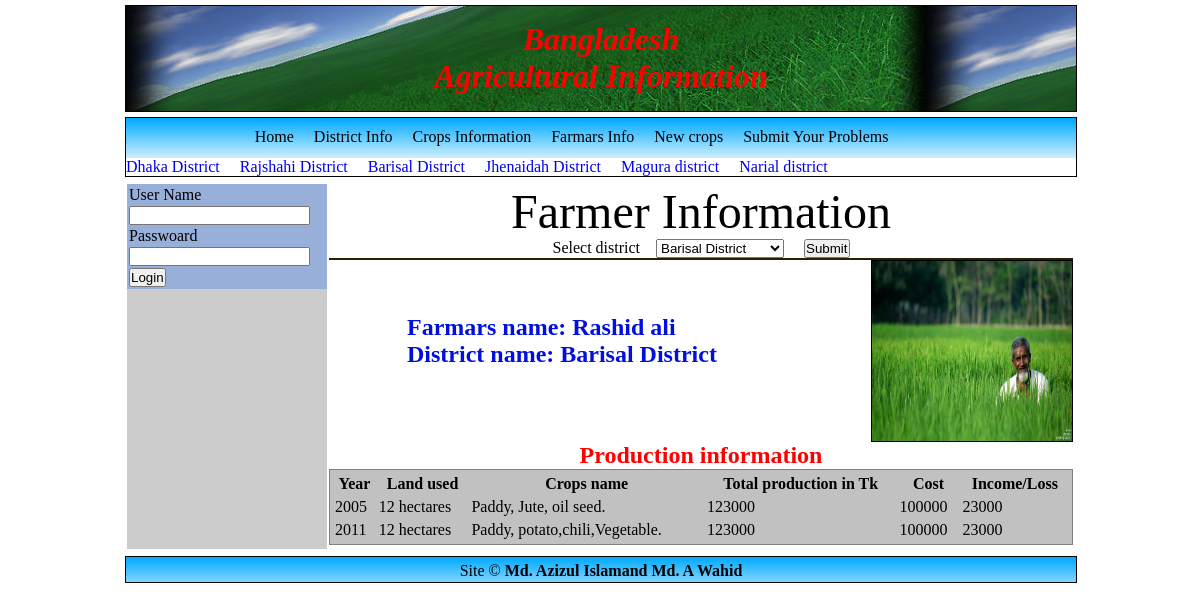
Screenshot of /farmarInfo.php?district_id=bar-01 with the database file from the repository.
### tables this page shows
CREATE TABLE `districtinfo` (
  `id` int(5) NOT NULL auto_increment,
  `districtName` varchar(20) NOT NULL,
  `division` varchar(20) NOT NULL,
  `area` varchar(10) NOT NULL,
  `image` varchar(30) default NULL,
  PRIMARY KEY  (`id`)
);

CREATE TABLE `registration` (
  `name` varchar(40) NOT NULL,
  `id` varchar(10) NOT NULL,
  `address` text,
  `districtName` varchar(30) NOT NULL,
  `image` varchar(100) default NULL,
  PRIMARY KEY  (`id`)
);

CREATE TABLE `farmarsinfo` (
  `id` varchar(10) NOT NULL,
  `land` varchar(30) NOT NULL,
  `year` varchar(10) NOT NULL,
  `crops` text NOT NULL,
  `totalamount` int(11) NOT NULL,
  `cost` int(11) NOT NULL
);

### farmarInfo.php (the view, shortened to what this page needs)
<?php
include("includes/header.php");
?>
<?php
if(isset($_GET['district_id']))
{
    $id=$_GET['district_id'];
	$subid=substr($id,0,6);
}
		?>
</td>
<td  height="365" background="images/untitled.JPG" valign="top">
<center><font size="+4">Farmer Information</font></center>
<center>
<form action="farmarInfo.php" method="post">
Select district &nbsp;&nbsp;&nbsp;<select name="districtNmae">
<?php
$link=connect_db();
$sql="SELECT districtName from registration";
$result=mysql_query($sql,$link)or die("No databases selected".mysql_error());
while($row=mysql_fetch_array($result))
{
echo"<option>".$row['districtName']."</option>";
}
?>
</select>
&nbsp;&nbsp;&nbsp;&nbsp;<input type="submit" value="Submit">
</form></center>
<hr color="#2A1F00"/>
<?php
if($subid!="")
{
$link=connect_db();
$sql="SELECT name, districtName, image from registration WHERE id='$subid'";
$result=mysql_query($sql,$link)or die("Database error".mysql_error());
while($row=mysql_fetch_array($result))
{
echo "<div><img src='images/$row[image]' width='200px' height='180px' align='right' class='magnify' border='1'\></div>";
echo "<font color='lightfreen'><h2><br><br>&nbsp;&nbsp;&nbsp;&nbsp;&nbsp;&nbsp;&nbsp;&nbsp;&nbsp;&nbsp;&nbsp;&nbsp;&nbsp;Farmars name: ".$row[name];
echo"<br>&nbsp;&nbsp;&nbsp;&nbsp;&nbsp;&nbsp;&nbsp;&nbsp;&nbsp;&nbsp;&nbsp;&nbsp;&nbsp;District name: ".$row[districtName];
echo"</h2></font>";
}
$sql="Select land,year,crops,totalamount,cost from farmarsinfo WHERE id='$subid'";
$value=mysql_query($sql,$link)or die("Database error");
echo "<br><br><br><table cellspacing='5' width='100%' style='border:thin solid #808080;background:#C1C1C1;'><caption><h2><font color='red'>Production information</font></h2></caption><th>Year</th><th>Land used</th><th>Crops name</th><th>Total production in Tk</th><th>Cost</th><th>Income/Loss</th>";
while($row=mysql_fetch_array($value))
{
echo "<tr><td>".$row['year']."</td><td>".$row['land']."</td><td>".$row['crops']."</td><td>".$row['totalamount']."</td><td>".$row['cost']."</td><td>".($row['totalamount']-$row['cost'])."</td></tr>";
}
echo"</table>";
}
?>
<?php
include("includes/footer.php");
?>

### includes/header.php (shortened to what this page needs)
<html>
   <head>
   </head>
   <link rel="stylesheet" href="includes/styleshit.css" type="text/css">
 <body>
	<div id="page">
	   <div id="header">
		<h1><i>Bangladesh<br>Agricultural Information</i></h1>
	   </div>
	   <div id="horzmenu">
		<div style="width:75%;margin:auto;">
		<ul>
		   <li><a href="index.php">Home</a></li>
		   <li><a href="districtinfo.php">District Info</a></li>
		   <li><a href="cropsinfo.php">Crops Information</a></li>
		   <li><a href="farmarInfo.php">Farmars Info</a></li>
		   <li><a href="newcrops.php">New crops</a></li>
		   <li><a href="FarmarsProblems.php">Submit Your Problems</a></li>
		</ul>
		</div>
           </div>
	   <div id="text" style="width:100%;margin-bottom:5px;border:solid black thin;border-top:none; text-decoration:none;"><MARQUEE WIDTH=100% BEHAVIOR=SCROLL BGColor=lightblue loop="-1" onMouseUp="stop"><font color="#B50423">
	   <?php
		$link=connect_db();
		$sql="SELECT * FROM districtinfo";
		$result=mysql_query($sql,$link);
		while($row=mysql_fetch_array($result))
		{
		echo "<a style='text-decoration:none' href='DisplaydistrictInfo.php?district_id=$row[id]'>$row[districtName] &nbsp;&nbsp;&nbsp;&nbsp;</a>";
		}
		?>
	  </font> </MARQUEE></div>
 <table width="100%" height="365px" border="0"  cellpadding="5">
<tr><td width="200" height="365" bgcolor="#CCCCCC" valign="top" align="center">
<form action="login.php" method="post">
<table class="login"><tr><td>User Name</td></tr>
<tr><td><input type="text" name="userName"></td></tr>
<tr><td>Passwoard</td></tr><tr><td><input type="password" name="password"></td></tr>
<tr><td><input type="submit" value="Login"></td></tr>
</table>
</form>
<br>

### includes/styleshit.css (style rules this page uses)
* { margin:0; padding:0; }
#page { width:950px; height: auto; margin:auto; }
#header { margin-top:5px; width:100%; height:90px; padding-top:15px; text-align:center; margin-bottom:5px; border: solid black thin; background-color:lightgreen; background-image: url(../images/header_bg.jpg); background-repeat:repeat; }
#header h1 { color:red; }
#horzmenu { width:100%; height:30px; padding-top:10px; text-align:center; border:solid black thin; background-color:skyblue; background-image: url("images/menu.png"); background-repeat:repeat; border-bottom:none; }
#horzmenu ul li { list-style-type: none; float:left; margin-left:10px; margin-right:10px; text-decoration:none; }
#horzmenu ul li a { color:black; font-size:16px; text-decoration:none; }

### includes/header.php (style rules this page uses)
.login { background: #97AFD9; width:100%; }

### rows the page displays
districtinfo: districtName "Dhaka District"
districtinfo: districtName "Rajshahi District"
districtinfo: districtName "Barisal District"
districtinfo: districtName "Jhenaidah District"
districtinfo: districtName "Magura district"
districtinfo: districtName "Narial district"
registration: image (picture), name "Rashid ali", districtName "Barisal District"
farmarsinfo: year "2005", land "12 hectares", crops "Paddy, Jute, oil seed.", totalamount "123000", cost "100000", $row['totalamount']-$row['cost'] "23000"
farmarsinfo: year "2011", land "12 hectares", crops "Paddy, potato,chili,Vegetable.", totalamount "123000", cost "100000", $row['totalamount']-$row['cost'] "23000"

### other values shown
form field districtNmae "Barisal District"
